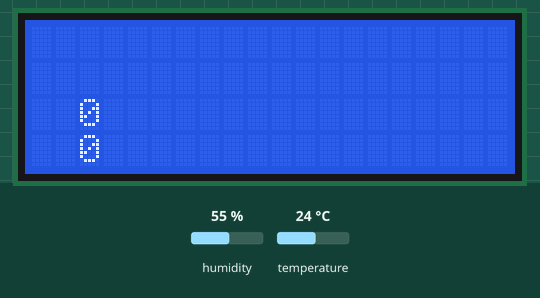
The sketch below on a simulated Arduino Uno, built with avr-gcc and run on an emulated ATmega328P. Parts: 20×4 character LCD. The inputs (shaded band) are chosen by the test bench; at power-on: humidity 55 %, temperature 24 °C.

Above: at 1.2 s.
1.3 s: humidity set to 22 %
At 5.9 s:
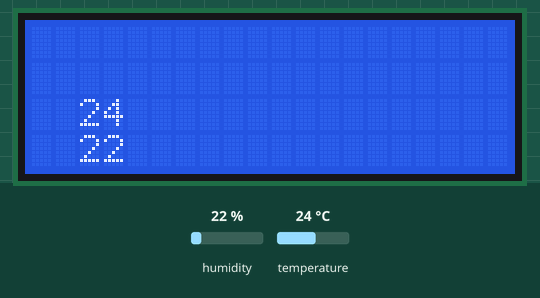
6.6 s: temperature set to 12 °C
At 10.7 s:
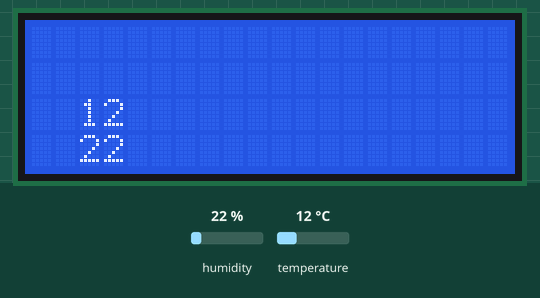
11.7 s: humidity set to 40 %
At 16.4 s:
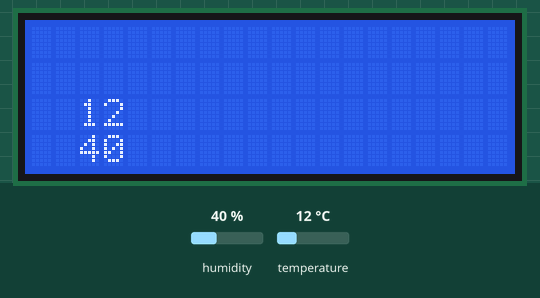
16.7 s: temperature set to 19 °C
Timing chart, 0 to 19.7 s (numbered marks = the images above; inputs shaded):
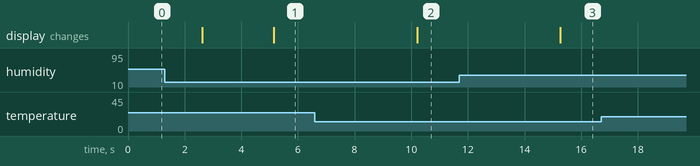

The sketch:

Temperatura.ino
```cpp
#include <LiquidCrystal_I2C.h>
LiquidCrystal_I2C lcd(0x27,20,4);

#include <DHT11.h> //DHT11 by Dhruba Saha
DHT11 dht11(3); // digo en que pin esta el sensor DHT11

int result=0;
int humedad=0;
int temperatura=0;

void setup() {
  // put your setup code here, to run once:
 lcd.init();
 lcd.clear();
 lcd.backlight();
}

void loop() {
  // put your main code here, to run repeatedly:
  lcd.setCursor(2,2);
  lcd.print(temperatura);
  lcd.setCursor(2,3);
  lcd.print(humedad);

  TyH ();
}

void TyH () {
    result = dht11.readTemperatureHumidity(temperatura, humedad);
  delay(2000);
}
```

Measured:
- after the input at 1.3 s, the display: first differs from a run without the input after 3.9 s (image 1)
- after the input at 6.6 s, the display: changes after 3.6 s (image 2)
- after the input at 11.7 s, the display: changes after 3.6 s (image 3)
